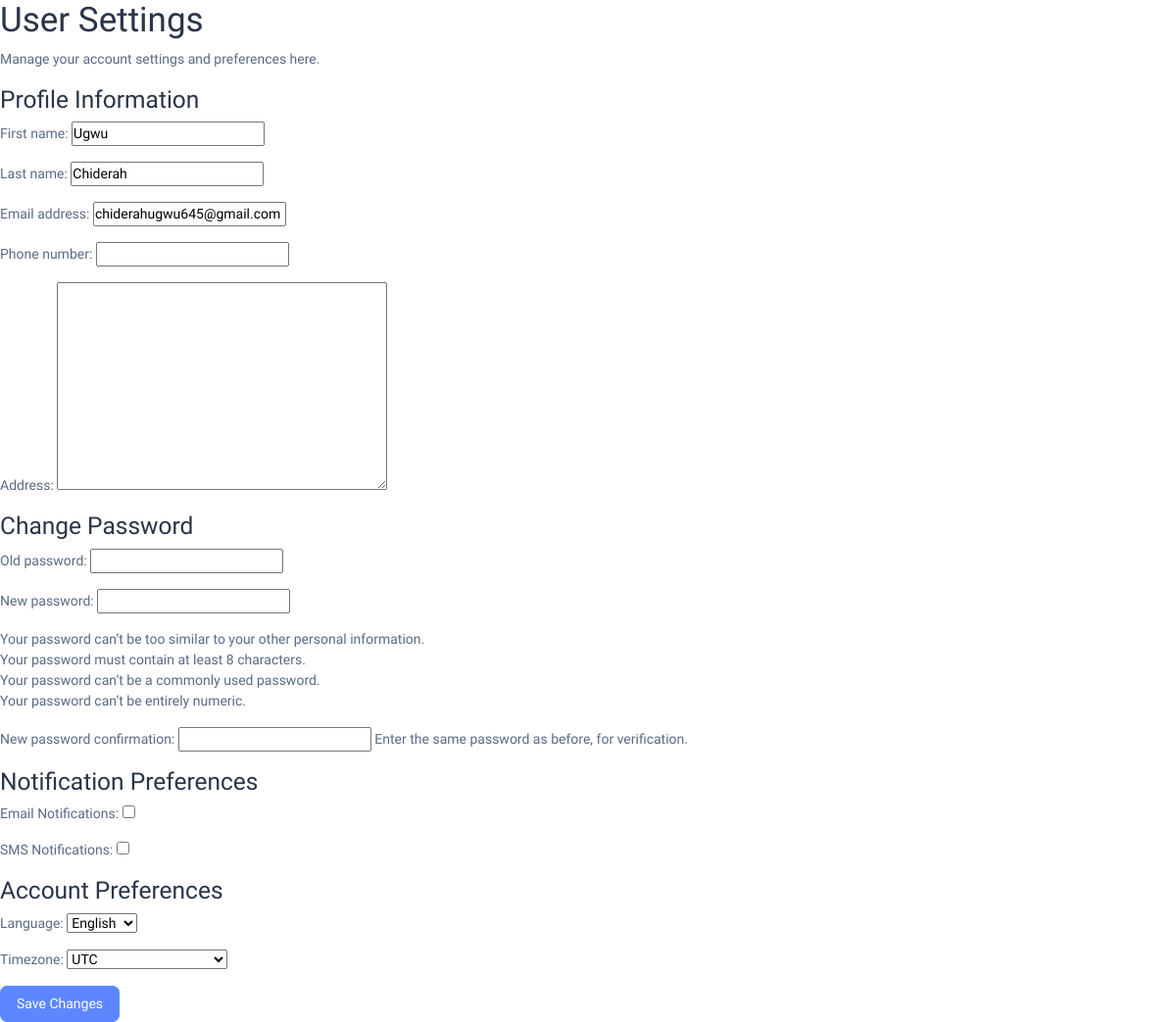
Page /settings/ (signed in) on the committed database.
### accounts/models.py (models this page shows, shortened)
class User(AbstractUser):
    phone_number = models.CharField(max_length=15, blank=True)
    address = models.TextField(blank=True)
    role = models.ForeignKey(
        Role,
        on_delete=models.SET_NULL,
        null=True,
        blank=True,
        related_name='users'
    )
    department = models.ForeignKey(
        Department,
        on_delete=models.SET_NULL,
        null=True,
        blank=True,
        related_name='users'
    )
    class Meta:
        permissions = [
            ("can_view_dashboard", "Can view dashboard"),
            ("can_manage_inventory", "Can manage inventory"),
            ("can_manage_sales", "Can manage sales"),
            ("can_manage_purchases", "Can manage purchases"),
            ("can_manage_users", "Can manage users"),
            ("can_view_reports", "Can view reports"),
            ("can_process_sales", "Can process sales"),
        ]

### accounts/views.py (the view)
# urls.py: path('settings/', views.settings_view, name='settings'),
@login_required
def settings_view(request):
    user = request.user
    if request.method == 'POST':
        profile_form = UserProfileForm(request.POST, instance=user)
        password_form = PasswordChangeForm(user, request.POST)
        notification_form = UserNotificationForm(request.POST)
        preferences_form = UserPreferencesForm(request.POST)
        if (profile_form.is_valid() and password_form.is_valid() and
            notification_form.is_valid() and preferences_form.is_valid()):
            profile_form.save()
            password_form.save()
            update_session_auth_hash(request, password_form.user)  # Important!
            email_notifications = notification_form.cleaned_data['email_notifications']
            sms_notifications = notification_form.cleaned_data['sms_notifications']
            language = preferences_form.cleaned_data['language']
            timezone = preferences_form.cleaned_data['timezone']
            messages.success(request, 'Your settings have been updated successfully.')
            return redirect('accounts:settings')
    else:
        profile_form = UserProfileForm(instance=user)
        password_form = PasswordChangeForm(user)
        notification_form = UserNotificationForm()
        preferences_form = UserPreferencesForm()
    context = {
        'profile_form': profile_form,
        'password_form': password_form,
        'notification_form': notification_form,
        'preferences_form': preferences_form,
    }
    return render(request, 'accounts/settings.html', context)

### accounts/forms.py
class UserProfileForm(forms.ModelForm):
    class Meta:
        model = User
        fields = ['first_name', 'last_name', 'email', 'phone_number', 'address']

class UserNotificationForm(forms.Form):
    email_notifications = forms.BooleanField(required=False, label='Email Notifications')
    sms_notifications = forms.BooleanField(required=False, label='SMS Notifications')

### accounts/templates/accounts/settings.html (shortened to what this page needs)
{% extends 'main/base.html' %}
{% block body %}
<h1>User Settings</h1>
<p>Manage your account settings and preferences here.</p>
<form method="post" action="">
    <h3>Profile Information</h3>
    {{ profile_form.as_p }}
    <h3>Change Password</h3>
    {{ password_form.as_p }}
    <h3>Notification Preferences</h3>
    {{ notification_form.as_p }}
    <h3>Account Preferences</h3>
    {{ preferences_form.as_p }}
    <button type="submit" class="btn btn-primary">Save Changes</button>
</form>
{% endblock %}

### rows in the picture
User: first_name "Ugwu", last_name "Chiderah", email "chiderahugwu645@gmail.com"
